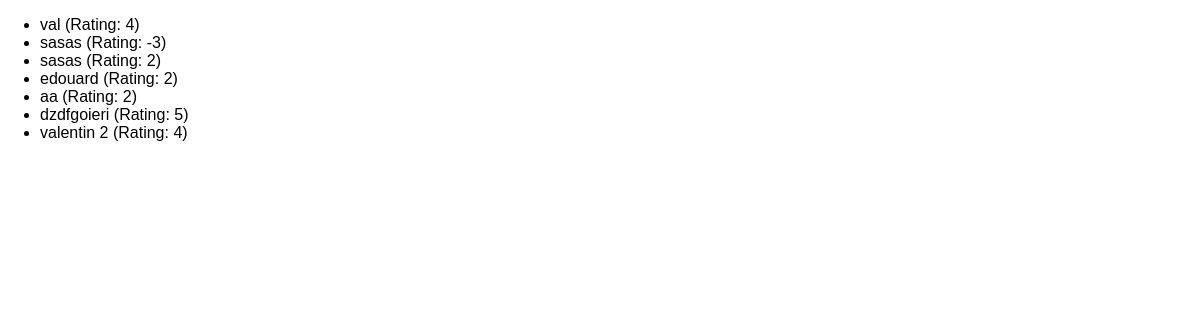
The app's page /reviews with its own data.
### reviews/models.py (models this page shows)
class Review(models.Model):
    user_name = models.CharField(max_length=100)
    review_text = models.TextField()
    rating = models.IntegerField()

### reviews/views.py (the view)
# urls.py: path("reviews", views.ReviewListView.as_view()),
class ReviewListView(ListView):
    template_name = "reviews/review_list.html"
    model = Review
    context_object_name = "reviews"

### reviews/templates/reviews/review_list.html (shortened to what this page needs)
{% extends "reviews/base.html" %}
{% block content %}
    <ul>
        {% for review in reviews %}
            <li>{{ review.user_name }} (Rating: {{ review.rating}})</li>
        {% endfor %}
    </ul>
{% endblock %}

### reviews/static/reviews/styles.css (style rules this page uses)
body { font-family: sans-serif; margin: 0; }

### records on screen
Review: user_name "val", rating "4"
Review: user_name "sasas", rating "-3"
Review: user_name "sasas", rating "2"
Review: user_name "edouard", rating "2"
Review: user_name "aa", rating "2"
Review: user_name "dzdfgoieri", rating "5"
Review: user_name "valentin 2", rating "4"
